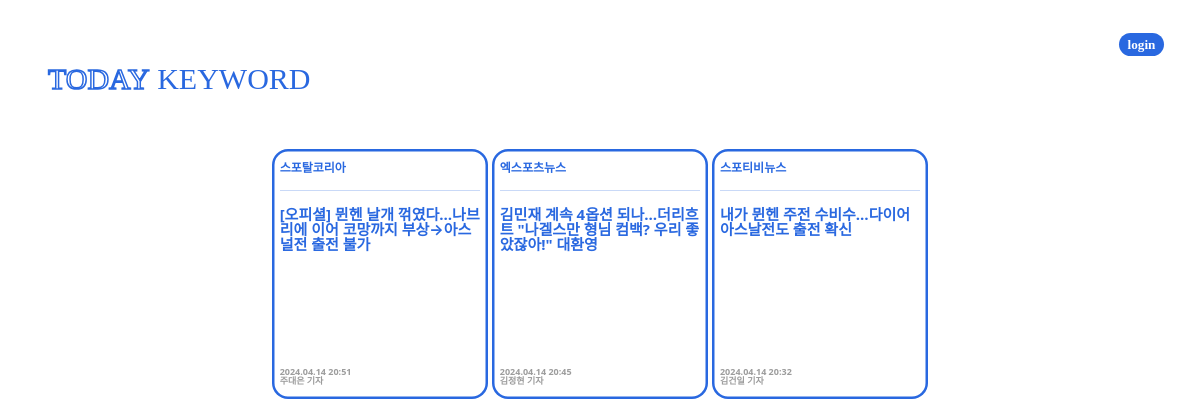
The page /mainpage/쾰른/ on the database its author committed.
### mainpage/models.py (models this page shows)
class newsData(models.Model):
    title = models.CharField(max_length=50)
    reporter = models.CharField(max_length=10)
    company = models.CharField(max_length=10)
    datetime = models.CharField(max_length=10)
    summary = models.TextField(default=' ')
    url = models.URLField(null=True)
    keywords = models.CharField(max_length=100, null=True)

### mainpage/views.py (the view)
def newsList(request, kwRank_keyword):
    newslist_data = newsData.objects.filter(keywords__contains=kwRank_keyword)[:5]
    newslist_content = []
    for data in newslist_data:
        if data:  # newslistData가 None이 아닌 경우에만 추가
            newslist_content.append({
                'id': data.id,
                'title': data.title,
                'company': data.company,
                'reporter': data.reporter,
                'datetime': data.datetime
            })
    print(newslist_content)
    content = {
        'newslist_content': newslist_content,
        'keyword' : kwRank_keyword
    }
    return render(request, 'newslist/index.html', content)

### templates/newslist/index.html (shortened to what this page needs)
<!DOCTYPE html>
<html lang="en">
<head>
    {% load static %}
    <link rel="stylesheet" type="text/css" href="{% static 'bootstrap.min.css' %}">
</head>
<body>
    <header>
        <div class="loginBtd">
            <span class="login badge rounded-pill">login</span>
        </div>
    </header>
    <section class="title ms-5">
        <a href="{% url 'mainpage:index' %}">
            <div class="title d-flex justify-content-left">
                <span class="titleToday">TODAY&nbsp;</span>
                <span class="titleKeyword">KEYWORD</span>
            </div>
        </a>
    </section>
    <section class="newlist mt-5">
        {% for i in newslist_content %}
            <a href="{% url 'mainpage:details' keyword i.id %}">
                <div class="news blue-border badge rounded-4">
                    <div class="newspaper pt-2">{{ i.company }}</div>
                    <hr>
                    <div class="newscontent text-wrap">{{ i.title }}</div>
                    <div class="newsTimeReporter">
                        <div>{{ i.datetime }}</div>
                        <div>{{ i.reporter }}</div>
                    </div>
                </div>
            </a>
        {% endfor %}
    </section>
</body>

### templates/newslist/index.html (style rules this page uses)
header { height: 15%; margin-top: 30px; width: 97%; text-align: right; font-family: 'Pretendard-Regular'; font-size: 110%; }
.title { font-family: 'Cafe24Moyamoya-Face-v1.0'; font-size: 30px; width: 90%; }
.titleToday { color: white; -webkit-text-stroke: 1.5px #2968E0; }
.titleKeyword { color: #2968E0; }
.login { background-color: #2968E0; font-family: 'Pretendard-slim'; text-align: right; }
.newlist { width: 100%; text-align: center; }
.blue-border { box-shadow: 0 0 0 2.5px #2968E0 inset; border-color: #2968E0; color: #2968E0; width: 18%; height: 250px; text-align: left; }
.newspaper { padding-top: -15px; }
.newscontent { height: 160px; font-size: 15px; }
.newsTimeReporter { font-size: 9px; color: rgb(156, 156, 156); }
a { text-decoration: none; }

### rows shown on the page
newsData: company "스포탈코리아", title "[오피셜] 뮌헨 날개 꺾였다…나브리에 이어 코망까지 부상→아스널전 출전 불가", datetime "2024.04.14 20:51", reporter "주대은 기자"
newsData: company "엑스포츠뉴스", title "김민재 계속 4옵션 되나…더리흐트 \"나겔스만 형님 컴백? 우리 좋았잖아!\" 대환영", datetime "2024.04.14 20:45", reporter "김정현 기자"
newsData: company "스포티비뉴스", title "내가 뮌헨 주전 수비수…다이어 아스날전도 출전 확신", datetime "2024.04.14 20:32", reporter "김건일 기자"
